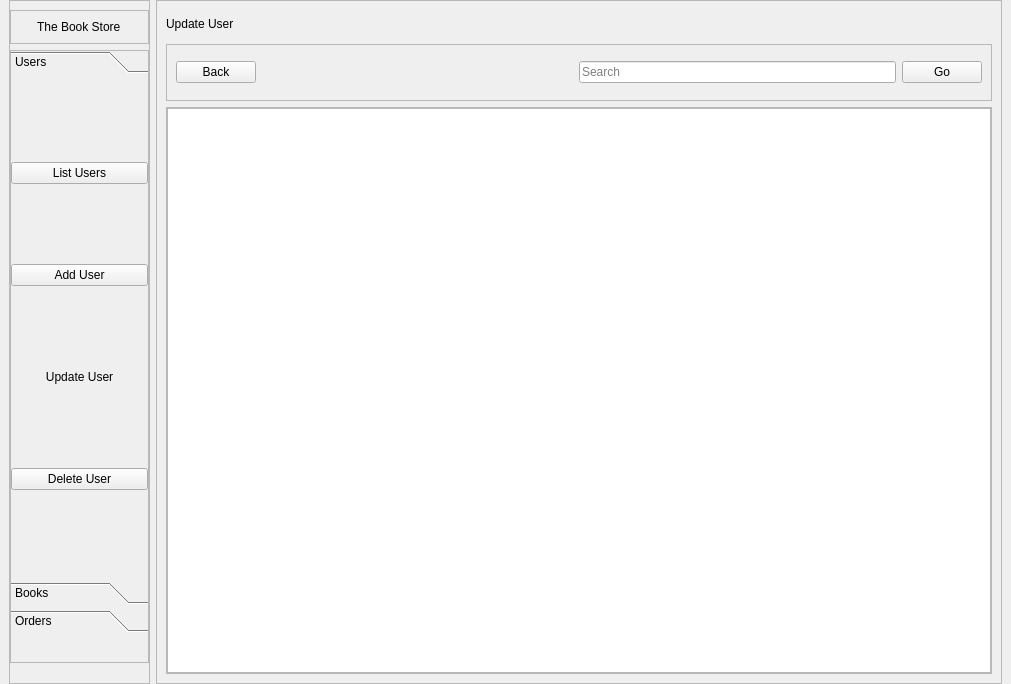
<?xml version="1.0" encoding="UTF-8"?>
<ui version="4.0">
 <class>MainWindow</class>
 <widget class="QMainWindow" name="MainWindow">
  <property name="geometry">
   <rect>
    <x>0</x>
    <y>0</y>
    <width>1011</width>
    <height>684</height>
   </rect>
  </property>
  <property name="windowTitle">
   <string>MainWindow</string>
  </property>
  <widget class="QWidget" name="centralwidget">
   <layout class="QHBoxLayout" name="horizontalLayout" stretch="1,6">
    <property name="topMargin">
     <number>0</number>
    </property>
    <property name="bottomMargin">
     <number>0</number>
    </property>
    <item>
     <widget class="QFrame" name="frame">
      <property name="frameShape">
       <enum>QFrame::StyledPanel</enum>
      </property>
      <property name="frameShadow">
       <enum>QFrame::Raised</enum>
      </property>
      <layout class="QVBoxLayout" name="verticalLayout">
       <property name="leftMargin">
        <number>0</number>
       </property>
       <property name="rightMargin">
        <number>0</number>
       </property>
       <property name="bottomMargin">
        <number>20</number>
       </property>
       <item>
        <widget class="QFrame" name="frame_3">
         <property name="frameShape">
          <enum>QFrame::StyledPanel</enum>
         </property>
         <property name="frameShadow">
          <enum>QFrame::Raised</enum>
         </property>
         <layout class="QHBoxLayout" name="horizontalLayout_2">
          <item alignment="Qt::AlignHCenter">
           <widget class="QLabel" name="l_storetitle">
            <property name="text">
             <string>The Book Store</string>
            </property>
           </widget>
          </item>
         </layout>
        </widget>
       </item>
       <item>
        <widget class="QFrame" name="frame_4">
         <property name="sizePolicy">
          <sizepolicy hsizetype="Preferred" vsizetype="Expanding">
           <horstretch>0</horstretch>
           <verstretch>0</verstretch>
          </sizepolicy>
         </property>
         <property name="frameShape">
          <enum>QFrame::StyledPanel</enum>
         </property>
         <property name="frameShadow">
          <enum>QFrame::Raised</enum>
         </property>
         <layout class="QHBoxLayout" name="horizontalLayout_3">
          <property name="leftMargin">
           <number>0</number>
          </property>
          <property name="topMargin">
           <number>0</number>
          </property>
          <property name="rightMargin">
           <number>0</number>
          </property>
          <property name="bottomMargin">
           <number>30</number>
          </property>
          <item>
           <widget class="QToolBox" name="tb_sidemenu">
            <property name="sizePolicy">
             <sizepolicy hsizetype="Preferred" vsizetype="Preferred">
              <horstretch>0</horstretch>
              <verstretch>0</verstretch>
             </sizepolicy>
            </property>
            <property name="currentIndex">
             <number>0</number>
            </property>
            <widget class="QWidget" name="p_user">
             <property name="geometry">
              <rect>
               <x>0</x>
               <y>0</y>
               <width>135</width>
               <height>458</height>
              </rect>
             </property>
             <attribute name="label">
              <string>Users</string>
             </attribute>
             <layout class="QVBoxLayout" name="verticalLayout_4">
              <property name="leftMargin">
               <number>0</number>
              </property>
              <property name="rightMargin">
               <number>0</number>
              </property>
              <item>
               <widget class="QPushButton" name="pb_listusers">
                <property name="text">
                 <string>List Users</string>
                </property>
               </widget>
              </item>
              <item>
               <widget class="QPushButton" name="pb_adduser">
                <property name="text">
                 <string>Add User</string>
                </property>
               </widget>
              </item>
              <item>
               <widget class="QPushButton" name="pb_updateuser">
                <property name="text">
                 <string>Update User</string>
                </property>
                <property name="flat">
                 <bool>true</bool>
                </property>
               </widget>
              </item>
              <item>
               <widget class="QPushButton" name="pb_deleteuser">
                <property name="text">
                 <string>Delete User</string>
                </property>
               </widget>
              </item>
             </layout>
            </widget>
            <widget class="QWidget" name="p_book">
             <property name="geometry">
              <rect>
               <x>0</x>
               <y>0</y>
               <width>135</width>
               <height>458</height>
              </rect>
             </property>
             <attribute name="label">
              <string>Books</string>
             </attribute>
             <layout class="QVBoxLayout" name="verticalLayout_5">
              <property name="leftMargin">
               <number>0</number>
              </property>
              <property name="rightMargin">
               <number>0</number>
              </property>
              <item>
               <widget class="QPushButton" name="pb_listbooks">
                <property name="text">
                 <string>List Books</string>
                </property>
               </widget>
              </item>
              <item>
               <widget class="QPushButton" name="pb_addbook">
                <property name="text">
                 <string>Add Book</string>
                </property>
               </widget>
              </item>
              <item>
               <widget class="QPushButton" name="pb_updatebook">
                <property name="text">
                 <string>Update Books</string>
                </property>
               </widget>
              </item>
              <item>
               <widget class="QPushButton" name="pb_deletebook">
                <property name="text">
                 <string>Delete Book</string>
                </property>
               </widget>
              </item>
             </layout>
            </widget>
            <widget class="QWidget" name="p_order">
             <property name="geometry">
              <rect>
               <x>0</x>
               <y>0</y>
               <width>135</width>
               <height>458</height>
              </rect>
             </property>
             <attribute name="label">
              <string>Orders</string>
             </attribute>
             <layout class="QVBoxLayout" name="verticalLayout_6">
              <property name="spacing">
               <number>-1</number>
              </property>
              <property name="leftMargin">
               <number>0</number>
              </property>
              <property name="rightMargin">
               <number>0</number>
              </property>
              <item>
               <widget class="QPushButton" name="pb_listorders">
                <property name="text">
                 <string>List Orders</string>
                </property>
               </widget>
              </item>
              <item>
               <widget class="QPushButton" name="pb_createorder">
                <property name="text">
                 <string>Create Order</string>
                </property>
               </widget>
              </item>
              <item>
               <widget class="QPushButton" name="pb_updateorders">
                <property name="text">
                 <string>Update Orders</string>
                </property>
               </widget>
              </item>
              <item>
               <widget class="QPushButton" name="pb_cancelorder">
                <property name="text">
                 <string>Cancel Order</string>
                </property>
               </widget>
              </item>
             </layout>
            </widget>
           </widget>
          </item>
         </layout>
        </widget>
       </item>
      </layout>
     </widget>
    </item>
    <item>
     <widget class="QFrame" name="frame_2">
      <property name="frameShape">
       <enum>QFrame::StyledPanel</enum>
      </property>
      <property name="frameShadow">
       <enum>QFrame::Raised</enum>
      </property>
      <layout class="QVBoxLayout" name="verticalLayout_2" stretch="1,2,20">
       <item>
        <widget class="QLabel" name="l_pagebanner">
         <property name="text">
          <string>Update User</string>
         </property>
        </widget>
       </item>
       <item>
        <widget class="QFrame" name="frame_5">
         <property name="frameShape">
          <enum>QFrame::StyledPanel</enum>
         </property>
         <property name="frameShadow">
          <enum>QFrame::Raised</enum>
         </property>
         <layout class="QHBoxLayout" name="horizontalLayout_4">
          <item>
           <widget class="QPushButton" name="pb_back">
            <property name="text">
             <string>Back</string>
            </property>
           </widget>
          </item>
          <item>
           <spacer name="horizontalSpacer">
            <property name="orientation">
             <enum>Qt::Horizontal</enum>
            </property>
            <property name="sizeHint" stdset="0">
             <size>
              <width>317</width>
              <height>20</height>
             </size>
            </property>
           </spacer>
          </item>
          <item>
           <widget class="QLineEdit" name="le_search">
            <property name="placeholderText">
             <string>Search</string>
            </property>
           </widget>
          </item>
          <item>
           <widget class="QPushButton" name="pb_go">
            <property name="text">
             <string>Go</string>
            </property>
           </widget>
          </item>
         </layout>
        </widget>
       </item>
       <item>
        <widget class="QFrame" name="frame_6">
         <property name="frameShape">
          <enum>QFrame::StyledPanel</enum>
         </property>
         <property name="frameShadow">
          <enum>QFrame::Raised</enum>
         </property>
         <layout class="QVBoxLayout" name="verticalLayout_3">
          <property name="leftMargin">
           <number>0</number>
          </property>
          <property name="topMargin">
           <number>0</number>
          </property>
          <property name="rightMargin">
           <number>0</number>
          </property>
          <property name="bottomMargin">
           <number>0</number>
          </property>
          <item>
           <widget class="QTableView" name="tv_updateuser">
            <attribute name="horizontalHeaderDefaultSectionSize">
             <number>250</number>
            </attribute>
           </widget>
          </item>
         </layout>
        </widget>
       </item>
      </layout>
     </widget>
    </item>
   </layout>
  </widget>
 </widget>
 <resources/>
 <connections/>
</ui>
